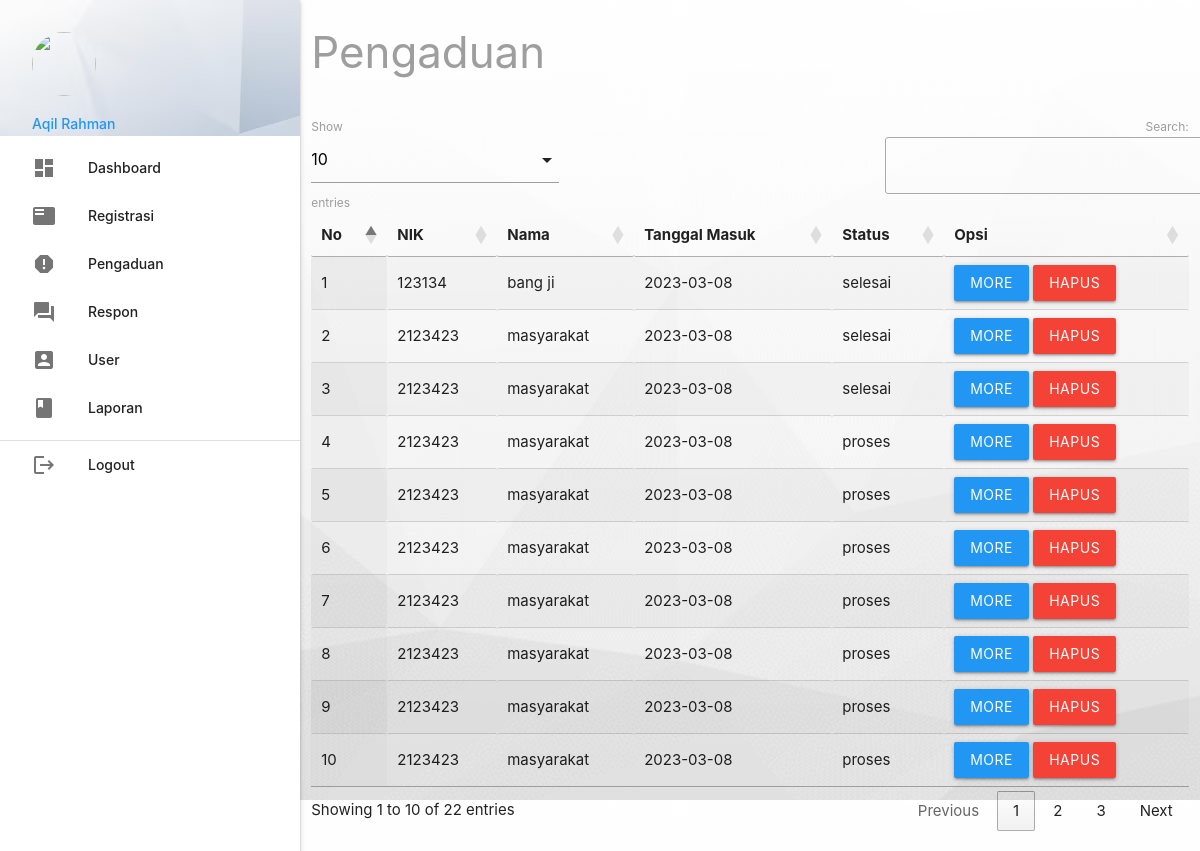
The page /admin/index.php?p=pengaduan (signed in) on the database its author committed.
### tables this page shows
CREATE TABLE `pengaduan` (
  `id_pengaduan` int(5) NOT NULL,
  `tgl_pengaduan` varchar(20) NOT NULL,
  `nik` varchar(16) NOT NULL,
  `isi_laporan` text NOT NULL,
  `foto` varchar(255) NOT NULL,
  `status` enum('proses','selesai') NOT NULL
);

CREATE TABLE `masyarakat` (
  `nik` varchar(16) NOT NULL,
  `nama` varchar(35) NOT NULL,
  `username` varchar(25) NOT NULL,
  `password` varchar(255) NOT NULL,
  `telp` varchar(13) NOT NULL
);

### admin/pengaduan.php (the view, shortened to what this page needs)
       <div class="row">
         <div class="col s12 m9">
           <h3 class="grey-text">Pengaduan</h3>
         </div>
       </div>
       <table id="example" class="display responsive-table" style="width:100%">
         <thead>
             <tr>
			<th>No</th>
			<th>NIK</th>
			<th>Nama</th>
			<th>Tanggal Masuk</th>
			<th>Status</th>
			<th>Opsi</th>
             </tr>
         </thead>
         <tbody>
<?php
	$no=1;
	$query = mysqli_query($koneksi,"SELECT * FROM pengaduan INNER JOIN masyarakat ON pengaduan.nik=masyarakat.nik ORDER BY pengaduan.id_pengaduan DESC");
	while ($r=mysqli_fetch_assoc($query)) { ?>
	<tr>
		<td><?php echo $no++; ?></td>
		<td><?php echo $r['nik']; ?></td>
		<td><?php echo $r['nama']; ?></td>
		<td><?php echo $r['tgl_pengaduan']; ?></td>
		<td><?php echo $r['status']; ?></td>
		<td><a class="btn modal-trigger blue" href="#more?id_pengaduan=<?php echo $r['id_pengaduan'] ?>">More</a>  <a class="btn red" onclick="return confirm('Anda Yakin Ingin Menghapus Y/N')" href="index.php?p=pengaduan_hapus&id_pengaduan=<?php echo $r['id_pengaduan'] ?>">Hapus</a></td>
	</tr>
           <?php  }
            ?>
         </tbody>
       </table>

### admin/index.php (shortened to what this page needs)
<?php
	include '../conn/koneksi.php';
 ?>
  <!DOCTYPE html>
  <html>
    <head>
      <link type="text/css" rel="stylesheet" href="../css/materialize.min.css"  media="screen,projection"/>
      <link rel="stylesheet" href="https://cdnjs.cloudflare.com/ajax/libs/materialize/1.0.0/css/materialize.min.css">
      <link rel="stylesheet" type="text/css" href="https://cdn.datatables.net/1.10.19/css/jquery.dataTables.css">
    </head>
    <body style="background:url(../img/bg-gray.jpg); background-size: ;">
    <div class="row">
      <div class="col s12 m3">
          <ul id="slide-out" class="sidenav sidenav-fixed">
              <li>
                  <div class="user-view">
                      <div class="background">
                          <img src="../img/fotologin.jpg">
                      </div>
                      <a href="#user"><img class="circle" src="https://cdn5.vectorstock.com/i/1000x1000/01/69/businesswoman-character-avatar-icon-vector-12800169.jpg"></a>
                      <a href="#name"><span class="blue-text name"><?php echo ucwords($_SESSION['data']['nama_petugas']); ?></span></a>
                  </div>
              </li>
              <li><a href="index.php?p=dashboard"><i class="material-icons">dashboard</i>Dashboard</a></li>
              <li><a href="index.php?p=registrasi"><i class="material-icons">featured_play_list</i>Registrasi</a></li>
              <li><a href="index.php?p=pengaduan"><i class="material-icons">report</i>Pengaduan</a></li>
              <li><a href="index.php?p=respon"><i class="material-icons">question_answer</i>Respon</a></li>
              <li><a href="index.php?p=user"><i class="material-icons">account_box</i>User</a></li>
              <li><a href="index.php?p=laporan"><i class="material-icons">book</i>Laporan</a></li>
              <li>
                  <div class="divider"></div>
              </li>
              <li><a class="waves-effect" href="../index.php?p=logout"><i class="material-icons">logout</i>Logout</a></li>
          </ul>
          <a href="#" data-target="slide-out" class="btn sidenav-trigger"><i class="material-icons">menu</i></a>
      </div>
      <div class="col s12 m9">
	<?php
		if(@$_GET['p']==""){
			include_once 'dashboard.php';
		}
		elseif(@$_GET['p']=="dashboard"){
			include_once 'dashboard.php';
		}
		elseif(@$_GET['p']=="registrasi"){
			include_once 'registrasi.php';
		}
		elseif(@$_GET['p']=="regis_hapus"){
			$query = mysqli_query($koneksi,"DELETE FROM masyarakat WHERE nik='".$_GET['nik']."'");
			if($query){
				header('location:index.php?p=registrasi');
			}
		}
		elseif(@$_GET['p']=="pengaduan"){
			include_once 'pengaduan.php';
		}
		elseif(@$_GET['p']=="more"){
			include_once 'more.php';
		}
		elseif(@$_GET['p']=="respon"){
			include_once 'respon.php';
		}
		elseif(@$_GET['p']=="tanggapan_hapus"){
			$query = mysqli_query($koneksi,"DELETE FROM tanggapan WHERE id_tanggapan='".$_GET['id_tanggapan']."'");
			if($query){
				header('location:index.php?p=respon');
			}
		}
		elseif(@$_GET['p']=="user"){
			include_once 'user.php';
		}
		elseif(@$_GET['p']=="user_input"){
			include_once 'user_input.php';
		}
		elseif(@$_GET['p']=="user_edit"){
			include_once 'user_edit.php';
		}
		elseif(@$_GET['p']=="user_hapus"){
			$query = mysqli_query($koneksi,"DELETE FROM petugas WHERE id_petugas='".$_GET['id_petugas']."'");
			if($query){
				header('location:index.php?p=user');
			}
		}
		elseif(@$_GET['p']=="laporan"){
			include_once 'laporan.php';
		}
	 ?>
      </div>
    </div>
    </body>
  </html>

### rows shown on the page
pengaduan: masyarakat.nik "123134", masyarakat.nama "bang ji", tgl_pengaduan "2023-03-08", status "selesai"
pengaduan: masyarakat.nik "2123423", masyarakat.nama "masyarakat", tgl_pengaduan "2023-03-08", status "selesai"
pengaduan: masyarakat.nik "2123423", masyarakat.nama "masyarakat", tgl_pengaduan "2023-03-08", status "selesai"
pengaduan: masyarakat.nik "2123423", masyarakat.nama "masyarakat", tgl_pengaduan "2023-03-08", status "proses"
pengaduan: masyarakat.nik "2123423", masyarakat.nama "masyarakat", tgl_pengaduan "2023-03-08", status "proses"
pengaduan: masyarakat.nik "2123423", masyarakat.nama "masyarakat", tgl_pengaduan "2023-03-08", status "proses"
pengaduan: masyarakat.nik "2123423", masyarakat.nama "masyarakat", tgl_pengaduan "2023-03-08", status "proses"
pengaduan: masyarakat.nik "2123423", masyarakat.nama "masyarakat", tgl_pengaduan "2023-03-08", status "proses"
pengaduan: masyarakat.nik "2123423", masyarakat.nama "masyarakat", tgl_pengaduan "2023-03-08", status "proses"
pengaduan: masyarakat.nik "2123423", masyarakat.nama "masyarakat", tgl_pengaduan "2023-03-08", status "proses"

### other values the page prints
$_SESSION['data']['nama_petugas'] "Aqil Rahman"
